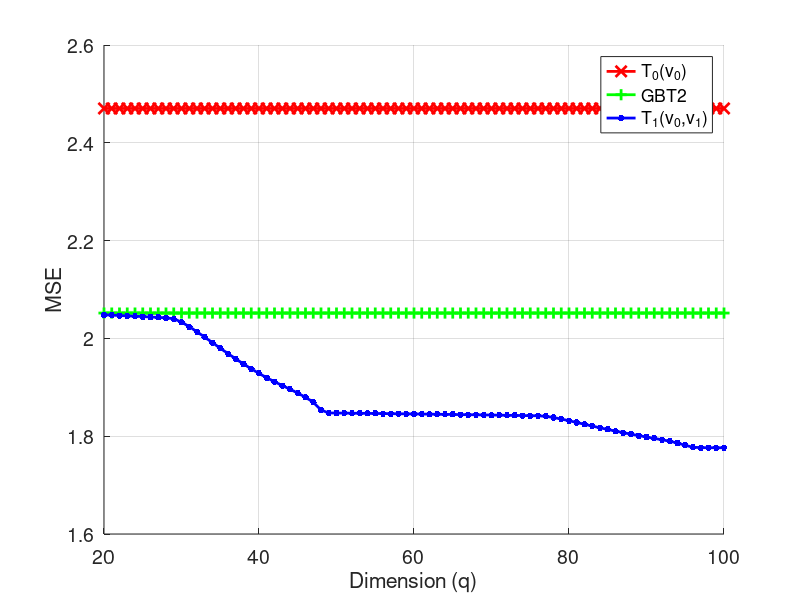

This chart was generated by the following MATLAB code:
function example3_Dimension_vrs_MSE()

    % Example 3: Dimension vrs MSE

    % Reference:
    %   Paper   = Optimal modeling of nonlinear systems: method of variable injections. (Submitted paper - 2023)
    %   Authors = Soto-Quiros, Pablo and Torokhti, Anatoli

    clc; clear; close all

    % Compute Covariance matrices
    m1=10; n=10;
    phase=exp(1i*rand(m1,1));
    Ac=diag(phase);
    m=2*m1;  r1=floor(m/2); r2=floor(m/2); r=r1+r2;
    b1=0.4; 
    b=b1*(m+n-1)/(m-1);    
    Exwxw=cov_new(m+n,b);
    A=[real(Ac) -imag(Ac); imag(Ac) real(Ac)];
    Exx=Exwxw(1:m,1:m);
    k=n;    
    Exy=Exx*A'; Eyx=Exy';
    Exw=Exwxw(1:m,m+1:m+k); Ewx=Exw';
    Eww=Exwxw(m+1:m+k,m+1:m+k);
    Ewy=Ewx*A'; Eyw=Ewy';
    sigma=1;
    Eyy=A*Exx*A'+sigma^2*eye(m);     
    Exp=[Exy Exw]; Epx=Exp';
    Epp=[Eyy Eyw; Ewy Eww];
    
    
    % Compute error GBT2
    T0=Exp*pinv(Epp)*Epx;
    vect0=svd(T0);
    error0=trace(Exx)-sum(vect0(1:r));    
    
    
    % Compute error T0(v0)
    T1=Exy*pinv(Eyy)*Eyx;
    vect1=svd(T1);
    error1=trace(Exx)-sum(vect1(1:r));
    
    
    % Compute error of T1(v0,v1)
    er2=[];
    vectDimension=20:100;
    for q=vectDimension
        m1=10; 
        phase=exp(1i*rand(m1,1));
        Ac=diag(phase);
        m=2*m1;  r1=floor(m/2); r2=floor(m/2); 
        b1=0.4; 
        b=b1*(m+q-1)/(m-1);    
        Exwxw=cov_new(m+q,b);
        A=[real(Ac) -imag(Ac); imag(Ac) real(Ac)];
        Exx=Exwxw(1:m,1:m);
        k=q;    
        Exy=Exx*A';
        Exw=Exwxw(1:m,m+1:m+k); Ewx=Exw';
        Eww=Exwxw(m+1:m+k,m+1:m+k);
        Ewy=Ewx*A'; Eyw=Ewy';
        sigma=1;
        Eyy=A*Exx*A'+sigma^2*eye(m);
        Exv=Exw-Exy*pinv(Eyy)*Eyw; Evx=Exv';
        Evv=Eww-Ewy*pinv(Eyy)*Eyw;       

        T2=Exv*pinv(Evv)*Evx;    
        vect2=svd(T2);
        error2=trace(Exx)-sum(vect1(1:r1))-sum(vect2(1:r2));
        er2=[er2 error2];
    end
    
    vectGBT2=error0*ones(length(vectDimension),1);
    vectTv0=error1*ones(length(vectDimension),1);
    vectTv1=er2;
    
    figure
    hold on
    plot(vectDimension,vectTv0,'-rx','LineWidth',2,'MarkerSize',8)       
    plot(vectDimension,vectGBT2,'-g+','LineWidth',2,'MarkerSize',8)
    plot(vectDimension,vectTv1,'-b.','LineWidth',2,'MarkerSize',15)     
    xlabel('Dimension (q)', 'FontSize',14)
    ylabel('MSE', 'FontSize',14)
    grid on
    set(gca,'fontsize',14)
    legend('T_0(v_0)','GBT2','T_1(v_0,v_1)')
end

function C=cov_new(K,bi)

    C=zeros(K);
    for i=1:K
        for j=1:K
            if abs(i-j)<=(K-1)/bi
                C(i,j)=1-(abs(i-j)*bi)/(K-1);
            end
        end
    end

    %C=C+C';
    
end

